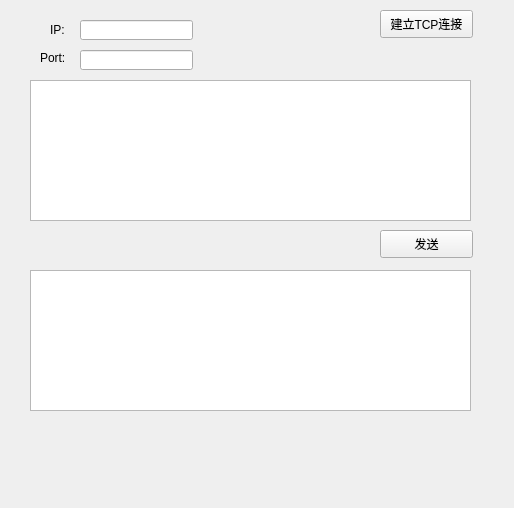
<?xml version="1.0" encoding="UTF-8"?>
<ui version="4.0">
 <class>Widget</class>
 <widget class="QWidget" name="Widget">
  <property name="geometry">
   <rect>
    <x>0</x>
    <y>0</y>
    <width>514</width>
    <height>508</height>
   </rect>
  </property>
  <property name="minimumSize">
   <size>
    <width>514</width>
    <height>508</height>
   </size>
  </property>
  <property name="maximumSize">
   <size>
    <width>514</width>
    <height>508</height>
   </size>
  </property>
  <property name="windowTitle">
   <string>Widget</string>
  </property>
  <widget class="QLineEdit" name="editIp">
   <property name="geometry">
    <rect>
     <x>80</x>
     <y>20</y>
     <width>113</width>
     <height>20</height>
    </rect>
   </property>
  </widget>
  <widget class="QLineEdit" name="editPort">
   <property name="geometry">
    <rect>
     <x>80</x>
     <y>50</y>
     <width>113</width>
     <height>20</height>
    </rect>
   </property>
  </widget>
  <widget class="QPushButton" name="btnConnect">
   <property name="geometry">
    <rect>
     <x>380</x>
     <y>10</y>
     <width>93</width>
     <height>28</height>
    </rect>
   </property>
   <property name="text">
    <string>建立TCP连接</string>
   </property>
  </widget>
  <widget class="QTextEdit" name="editSend">
   <property name="geometry">
    <rect>
     <x>30</x>
     <y>80</y>
     <width>441</width>
     <height>141</height>
    </rect>
   </property>
  </widget>
  <widget class="QTextEdit" name="editReceive">
   <property name="geometry">
    <rect>
     <x>30</x>
     <y>270</y>
     <width>441</width>
     <height>141</height>
    </rect>
   </property>
  </widget>
  <widget class="QPushButton" name="btnSend">
   <property name="geometry">
    <rect>
     <x>380</x>
     <y>230</y>
     <width>93</width>
     <height>28</height>
    </rect>
   </property>
   <property name="text">
    <string>发送</string>
   </property>
  </widget>
  <widget class="QLabel" name="label">
   <property name="geometry">
    <rect>
     <x>50</x>
     <y>20</y>
     <width>30</width>
     <height>20</height>
    </rect>
   </property>
   <property name="text">
    <string>IP:</string>
   </property>
  </widget>
  <widget class="QLabel" name="label_2">
   <property name="geometry">
    <rect>
     <x>40</x>
     <y>50</y>
     <width>41</width>
     <height>16</height>
    </rect>
   </property>
   <property name="text">
    <string>Port:</string>
   </property>
  </widget>
 </widget>
 <layoutdefault spacing="6" margin="11"/>
 <resources/>
 <connections/>
</ui>
